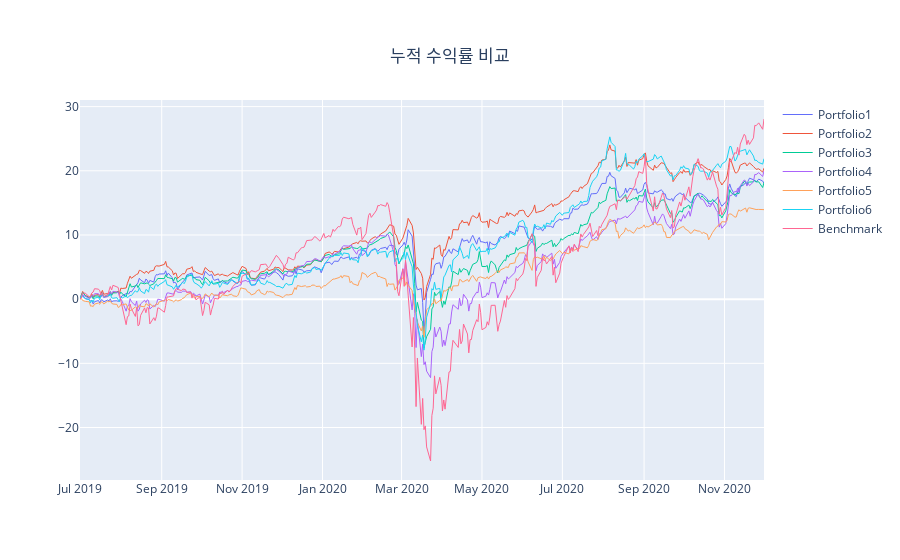
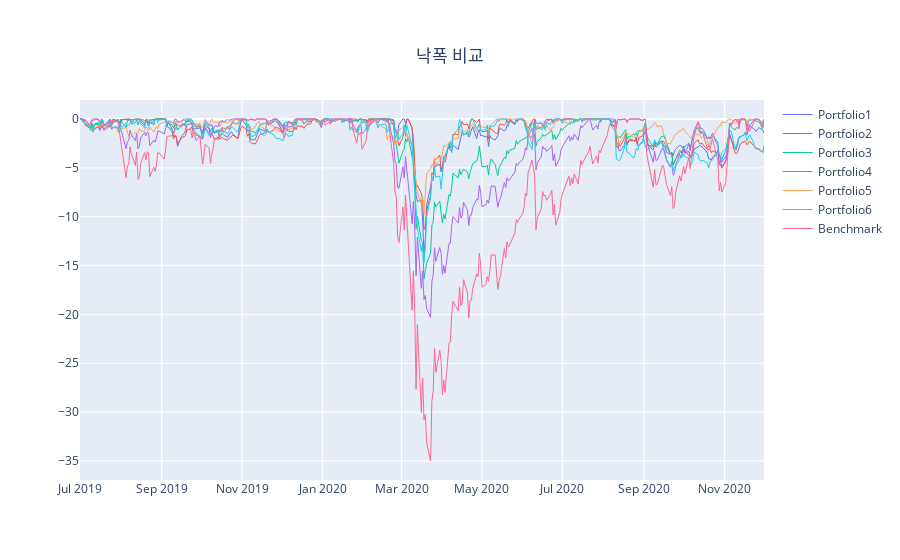
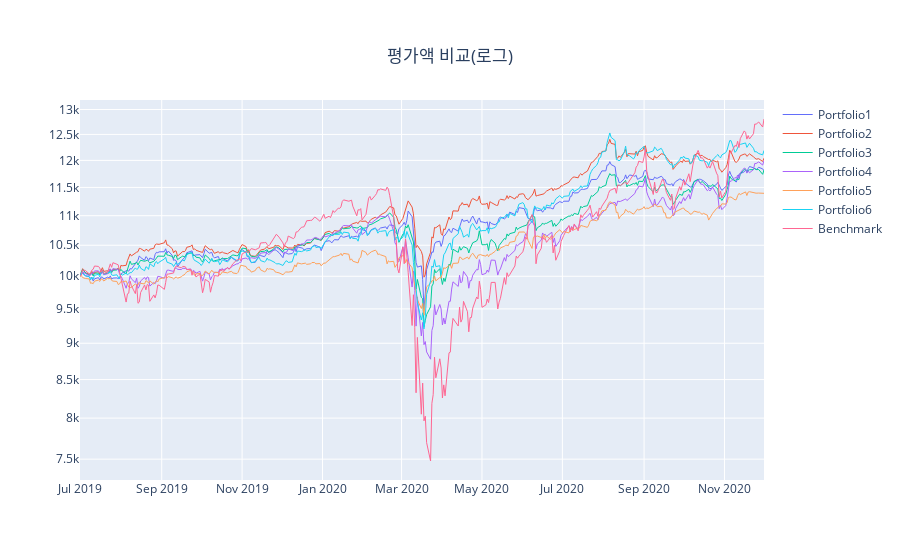
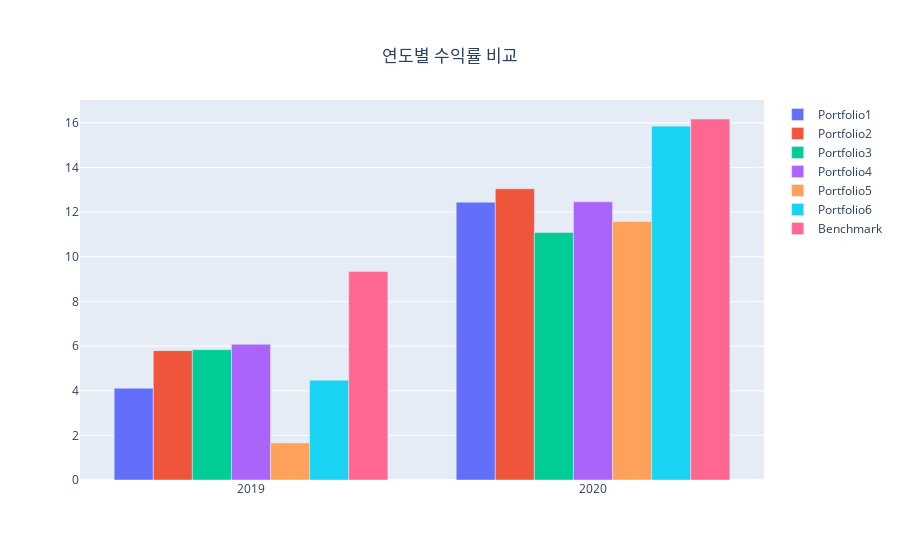

Notebook code cell kept with these figures, in order:
### Code cell
#### 차트 출력
line_plotting('cum_return', '누적 수익률 비교', 'linear')
line_plotting('drawdown', '낙폭 비교', 'linear')
line_plotting('balance', '평가액 비교(로그)', 'log')

bar_plotting('annual', '연도별 수익률 비교')
bar_plotting('monthly', '월별 수익률 비교')

### Figure 1 — Plotly figure (JSON) as saved in the notebook; plotly's stock layout.template omitted (floating-point values rounded to 4 significant figures; data arrays with more than 128 entries replaced by an {"elided": "..."} marker saying what was removed)
{"data": [{"line": {"width": 1}, "name": "Portfolio1", "type": "scatter", "x": {"elided": "360 str values"}, "y": {"elided": "360 float values"}}, {"line": {"width": 1}, "name": "Portfolio2", "type": "scatter", "x": {"elided": "360 str values"}, "y": {"elided": "360 float values"}}, {"line": {"width": 1}, "name": "Portfolio3", "type": "scatter", "x": {"elided": "360 str values"}, "y": {"elided": "360 float values"}}, {"line": {"width": 1}, "name": "Portfolio4", "type": "scatter", "x": {"elided": "360 str values"}, "y": {"elided": "360 float values"}}, {"line": {"width": 1}, "name": "Portfolio5", "type": "scatter", "x": {"elided": "360 str values"}, "y": {"elided": "360 float values"}}, {"line": {"width": 1}, "name": "Portfolio6", "type": "scatter", "x": {"elided": "360 str values"}, "y": {"elided": "360 float values"}}, {"line": {"width": 1}, "name": "Benchmark", "type": "scatter", "x": {"elided": "360 str values"}, "y": {"elided": "360 float values"}}], "layout": {"title": {"text": "누적 수익률 비교", "x": 0.5, "xanchor": "center", "yanchor": "top"}, "yaxis": {"autorange": true, "type": "linear"}}}

### Figure 2 — Plotly figure (JSON) as saved in the notebook; plotly's stock layout.template omitted (floating-point values rounded to 4 significant figures; data arrays with more than 128 entries replaced by an {"elided": "..."} marker saying what was removed)
{"data": [{"line": {"width": 1}, "name": "Portfolio1", "type": "scatter", "x": {"elided": "360 str values"}, "y": {"elided": "360 float values"}}, {"line": {"width": 1}, "name": "Portfolio2", "type": "scatter", "x": {"elided": "360 str values"}, "y": {"elided": "360 float values"}}, {"line": {"width": 1}, "name": "Portfolio3", "type": "scatter", "x": {"elided": "360 str values"}, "y": {"elided": "360 float values"}}, {"line": {"width": 1}, "name": "Portfolio4", "type": "scatter", "x": {"elided": "360 str values"}, "y": {"elided": "360 float values"}}, {"line": {"width": 1}, "name": "Portfolio5", "type": "scatter", "x": {"elided": "360 str values"}, "y": {"elided": "360 float values"}}, {"line": {"width": 1}, "name": "Portfolio6", "type": "scatter", "x": {"elided": "360 str values"}, "y": {"elided": "360 float values"}}, {"line": {"width": 1}, "name": "Benchmark", "type": "scatter", "x": {"elided": "360 str values"}, "y": {"elided": "360 float values"}}], "layout": {"title": {"text": "낙폭 비교", "x": 0.5, "xanchor": "center", "yanchor": "top"}, "yaxis": {"autorange": true, "type": "linear"}}}

### Figure 3 — Plotly figure (JSON) as saved in the notebook; plotly's stock layout.template omitted (floating-point values rounded to 4 significant figures; data arrays with more than 128 entries replaced by an {"elided": "..."} marker saying what was removed)
{"data": [{"line": {"width": 1}, "name": "Portfolio1", "type": "scatter", "x": {"elided": "360 str values"}, "y": {"elided": "360 float values"}}, {"line": {"width": 1}, "name": "Portfolio2", "type": "scatter", "x": {"elided": "360 str values"}, "y": {"elided": "360 float values"}}, {"line": {"width": 1}, "name": "Portfolio3", "type": "scatter", "x": {"elided": "360 str values"}, "y": {"elided": "360 float values"}}, {"line": {"width": 1}, "name": "Portfolio4", "type": "scatter", "x": {"elided": "360 str values"}, "y": {"elided": "360 float values"}}, {"line": {"width": 1}, "name": "Portfolio5", "type": "scatter", "x": {"elided": "360 str values"}, "y": {"elided": "360 float values"}}, {"line": {"width": 1}, "name": "Portfolio6", "type": "scatter", "x": {"elided": "360 str values"}, "y": {"elided": "360 float values"}}, {"line": {"width": 1}, "name": "Benchmark", "type": "scatter", "x": {"elided": "360 str values"}, "y": {"elided": "360 float values"}}], "layout": {"title": {"text": "평가액 비교(로그)", "x": 0.5, "xanchor": "center", "yanchor": "top"}, "yaxis": {"autorange": true, "type": "log"}}}

### Figure 4 — Plotly figure (JSON) as saved in the notebook; plotly's stock layout.template omitted (floating-point values rounded to 4 significant figures)
{"data": [{"name": "Portfolio1", "type": "bar", "x": [2019, 2020], "y": [4.111, 12.44]}, {"name": "Portfolio2", "type": "bar", "x": [2019, 2020], "y": [5.794, 13.05]}, {"name": "Portfolio3", "type": "bar", "x": [2019, 2020], "y": [5.838, 11.08]}, {"name": "Portfolio4", "type": "bar", "x": [2019, 2020], "y": [6.078, 12.46]}, {"name": "Portfolio5", "type": "bar", "x": [2019, 2020], "y": [1.659, 11.58]}, {"name": "Portfolio6", "type": "bar", "x": [2019, 2020], "y": [4.47, 15.85]}, {"name": "Benchmark", "type": "bar", "x": [2019, 2020], "y": [9.336, 16.17]}], "layout": {"title": {"text": "연도별 수익률 비교", "x": 0.5, "xanchor": "center", "yanchor": "top"}, "yaxis": {"autorange": true, "type": "linear"}}}
